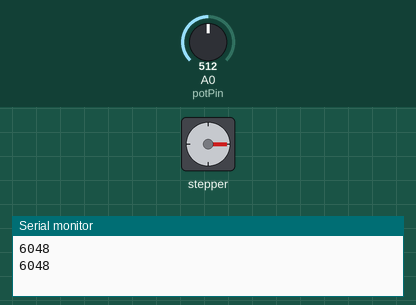
Simulated run of this sketch. Board: Arduino Uno, built with avr-gcc and run on an emulated ATmega328P. Parts: stepper motor, the last lines printed to the serial monitor. Wiring (inferred from the names in the program): stepper motor driver (200 steps per turn assumed): step pin 2; direction pin 5; enable pin 8. The inputs (shaded band) are chosen by the test bench; at power-on: A0 (potPin) = 512.

Above: at 3.2 s.
3.3 s: A0 (potPin) set to 122
At 6.0 s:
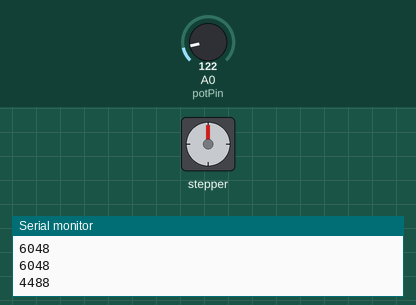
10.0 s: A0 (potPin) set to 306
At 10.68 s:
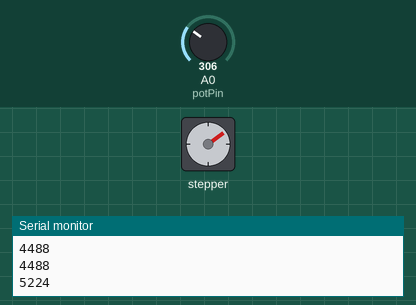
14.4 s: A0 (potPin) set to 716
At 15.53 s:
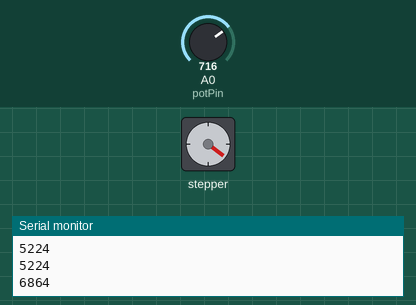
Timing chart, 0 to 32.8 s (numbered marks = the images above; inputs shaded):
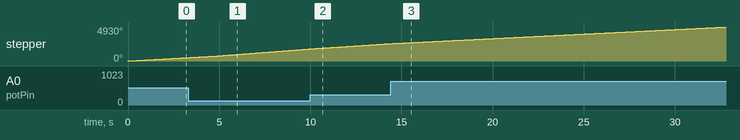

The sketch:

kodlar_.ino
```cpp
#define EN 8

//Direction pin
#define X_DIR 5

//Step pin
#define X_STP 2

//A498
int delayTime = 4000   //4000 -8000 arası
;
int stps=100;
int potVal;
int potPin = A0;
int top;
void step(boolean dir, byte dirPin, byte stepperPin, int steps)
{
  digitalWrite(dirPin, dir);
  delay(0);
  for (int i = 0; i< steps; i++)
  {
    digitalWrite(stepperPin, HIGH);
    delayMicroseconds(top);
    digitalWrite(stepperPin, LOW);
    delayMicroseconds(top);
  }
}

void setup()
{
  Serial.begin(115200);
  pinMode(potPin,INPUT);
  pinMode(X_DIR, OUTPUT); pinMode(X_STP,OUTPUT);
  pinMode(EN, OUTPUT);
  digitalWrite(EN,LOW);
}
void loop()
{
  potVal = analogRead(potPin);
  top = potVal * 4 + delayTime;
  Serial.println(top);
  step(true, X_DIR, X_STP, stps);
  delay(0);
  step(true, X_DIR, X_STP, stps);
  delay(0);
}
```
